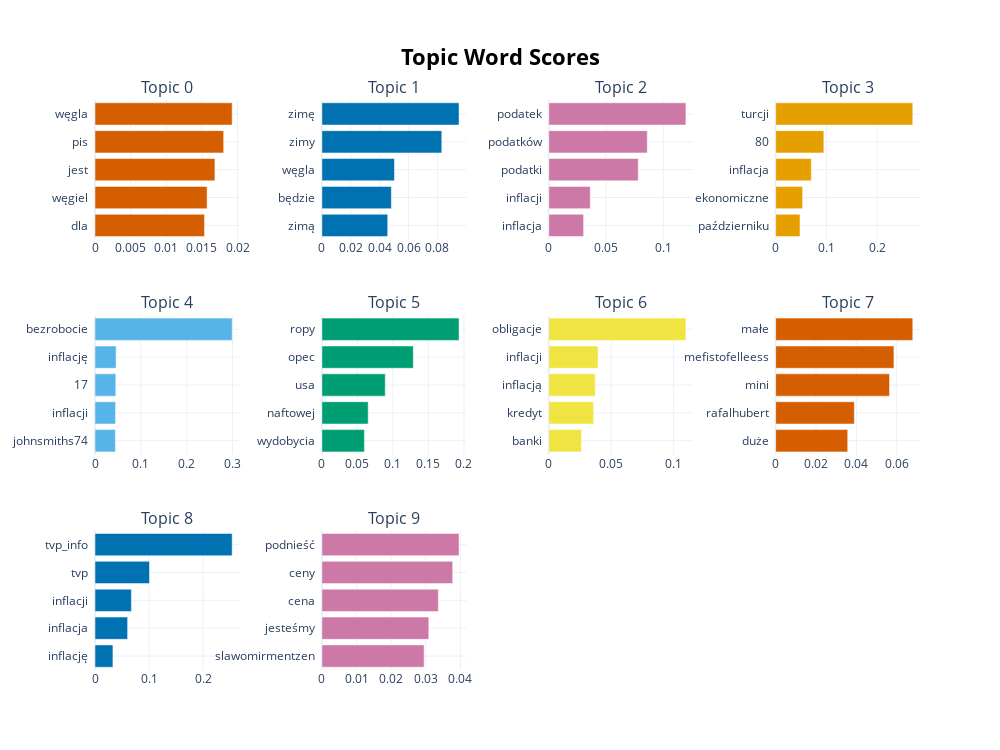

Source (notebook cell):
### Markdown cell above
### Visualize terms representing topics for top 10 classes
We can visualize the selected terms for a few topics by creating bar charts out of the c-TF-IDF scores for each topic representation. Insights can be gained from the relative c-TF-IDF scores between and within topics. Moreover, you can easily compare topic representations to each other.

### Code cell
model.visualize_barchart(top_n_topics=10)

### Figure 1 — Plotly figure (JSON) as saved in the notebook; plotly's stock layout.template omitted (floating-point values rounded to 4 significant figures)
{"data": [{"marker": {"color": "#D55E00"}, "orientation": "h", "type": "bar", "x": [0.01536, 0.01573, 0.01683, 0.01806, 0.01925], "xaxis": "x", "y": ["dla  ", "węgiel  ", "jest  ", "pis  ", "węgla  "], "yaxis": "y"}, {"marker": {"color": "#0072B2"}, "orientation": "h", "type": "bar", "x": [0.04559, 0.04811, 0.05027, 0.08305, 0.09499], "xaxis": "x2", "y": ["zimą  ", "będzie  ", "węgla  ", "zimy  ", "zimę  "], "yaxis": "y2"}, {"marker": {"color": "#CC79A7"}, "orientation": "h", "type": "bar", "x": [0.03041, 0.03623, 0.07809, 0.08595, 0.1197], "xaxis": "x3", "y": ["inflacja  ", "inflacji  ", "podatki  ", "podatków  ", "podatek  "], "yaxis": "y3"}, {"marker": {"color": "#E69F00"}, "orientation": "h", "type": "bar", "x": [0.04798, 0.05316, 0.07025, 0.0949, 0.27], "xaxis": "x4", "y": ["październiku  ", "ekonomiczne  ", "inflacja  ", "80  ", "turcji  "], "yaxis": "y4"}, {"marker": {"color": "#56B4E9"}, "orientation": "h", "type": "bar", "x": [0.04448, 0.04482, 0.04536, 0.04603, 0.2992], "xaxis": "x5", "y": ["johnsmiths74  ", "inflacji  ", "17  ", "inflację  ", "bezrobocie  "], "yaxis": "y5"}, {"marker": {"color": "#009E73"}, "orientation": "h", "type": "bar", "x": [0.05991, 0.06519, 0.08922, 0.1287, 0.1931], "xaxis": "x6", "y": ["wydobycia  ", "naftowej  ", "usa  ", "opec  ", "ropy  "], "yaxis": "y6"}, {"marker": {"color": "#F0E442"}, "orientation": "h", "type": "bar", "x": [0.02619, 0.03591, 0.03723, 0.03944, 0.1098], "xaxis": "x7", "y": ["banki  ", "kredyt  ", "inflacją  ", "inflacji  ", "obligacje  "], "yaxis": "y7"}, {"marker": {"color": "#D55E00"}, "orientation": "h", "type": "bar", "x": [0.03573, 0.039, 0.05646, 0.05864, 0.06798], "xaxis": "x8", "y": ["duże  ", "rafalhubert  ", "mini  ", "mefistofelleess  ", "małe  "], "yaxis": "y8"}, {"marker": {"color": "#0072B2"}, "orientation": "h", "type": "bar", "x": [0.03319, 0.06032, 0.06729, 0.1008, 0.2538], "xaxis": "x9", "y": ["inflację  ", "inflacja  ", "inflacji  ", "tvp  ", "tvp_info  "], "yaxis": "y9"}, {"marker": {"color": "#CC79A7"}, "orientation": "h", "type": "bar", "x": [0.02952, 0.03087, 0.03362, 0.03777, 0.0396], "xaxis": "x10", "y": ["slawomirmentzen  ", "jesteśmy  ", "cena  ", "ceny  ", "podnieść  "], "yaxis": "y10"}], "layout": {"annotations": [{"font": {"size": 16}, "showarrow": false, "text": "Topic 0", "x": 0.0875, "xanchor": "center", "xref": "paper", "y": 1, "yanchor": "bottom", "yref": "paper"}, {"font": {"size": 16}, "showarrow": false, "text": "Topic 1", "x": 0.3625, "xanchor": "center", "xref": "paper", "y": 1, "yanchor": "bottom", "yref": "paper"}, {"font": {"size": 16}, "showarrow": false, "text": "Topic 2", "x": 0.6375, "xanchor": "center", "xref": "paper", "y": 1, "yanchor": "bottom", "yref": "paper"}, {"font": {"size": 16}, "showarrow": false, "text": "Topic 3", "x": 0.9125, "xanchor": "center", "xref": "paper", "y": 1, "yanchor": "bottom", "yref": "paper"}, {"font": {"size": 16}, "showarrow": false, "text": "Topic 4", "x": 0.0875, "xanchor": "center", "xref": "paper", "y": 0.6222, "yanchor": "bottom", "yref": "paper"}, {"font": {"size": 16}, "showarrow": false, "text": "Topic 5", "x": 0.3625, "xanchor": "center", "xref": "paper", "y": 0.6222, "yanchor": "bottom", "yref": "paper"}, {"font": {"size": 16}, "showarrow": false, "text": "Topic 6", "x": 0.6375, "xanchor": "center", "xref": "paper", "y": 0.6222, "yanchor": "bottom", "yref": "paper"}, {"font": {"size": 16}, "showarrow": false, "text": "Topic 7", "x": 0.9125, "xanchor": "center", "xref": "paper", "y": 0.6222, "yanchor": "bottom", "yref": "paper"}, {"font": {"size": 16}, "showarrow": false, "text": "Topic 8", "x": 0.0875, "xanchor": "center", "xref": "paper", "y": 0.2444, "yanchor": "bottom", "yref": "paper"}, {"font": {"size": 16}, "showarrow": false, "text": "Topic 9", "x": 0.3625, "xanchor": "center", "xref": "paper", "y": 0.2444, "yanchor": "bottom", "yref": "paper"}], "height": 750, "hoverlabel": {"bgcolor": "white", "font": {"family": "Rockwell", "size": 16}}, "showlegend": false, "title": {"font": {"color": "Black", "size": 22}, "text": "<b>Topic Word Scores", "x": 0.5, "xanchor": "center", "yanchor": "top"}, "width": 1000, "xaxis": {"anchor": "y", "domain": [0, 0.175], "showgrid": true}, "xaxis10": {"anchor": "y10", "domain": [0.275, 0.45], "showgrid": true}, "xaxis11": {"anchor": "y11", "domain": [0.55, 0.725], "showgrid": true}, "xaxis12": {"anchor": "y12", "domain": [0.825, 1], "showgrid": true}, "xaxis2": {"anchor": "y2", "domain": [0.275, 0.45], "showgrid": true}, "xaxis3": {"anchor": "y3", "domain": [0.55, 0.725], "showgrid": true}, "xaxis4": {"anchor": "y4", "domain": [0.825, 1], "showgrid": true}, "xaxis5": {"anchor": "y5", "domain": [0, 0.175], "showgrid": true}, "xaxis6": {"anchor": "y6", "domain": [0.275, 0.45], "showgrid": true}, "xaxis7": {"anchor": "y7", "domain": [0.55, 0.725], "showgrid": true}, "xaxis8": {"anchor": "y8", "domain": [0.825, 1], "showgrid": true}, "xaxis9": {"anchor": "y9", "domain": [0, 0.175], "showgrid": true}, "yaxis": {"anchor": "x", "domain": [0.7556, 1], "showgrid": true}, "yaxis10": {"anchor": "x10", "domain": [0, 0.2444], "showgrid": true}, "yaxis11": {"anchor": "x11", "domain": [0, 0.2444], "showgrid": true}, "yaxis12": {"anchor": "x12", "domain": [0, 0.2444], "showgrid": true}, "yaxis2": {"anchor": "x2", "domain": [0.7556, 1], "showgrid": true}, "yaxis3": {"anchor": "x3", "domain": [0.7556, 1], "showgrid": true}, "yaxis4": {"anchor": "x4", "domain": [0.7556, 1], "showgrid": true}, "yaxis5": {"anchor": "x5", "domain": [0.3778, 0.6222], "showgrid": true}, "yaxis6": {"anchor": "x6", "domain": [0.3778, 0.6222], "showgrid": true}, "yaxis7": {"anchor": "x7", "domain": [0.3778, 0.6222], "showgrid": true}, "yaxis8": {"anchor": "x8", "domain": [0.3778, 0.6222], "showgrid": true}, "yaxis9": {"anchor": "x9", "domain": [0, 0.2444], "showgrid": true}}}
